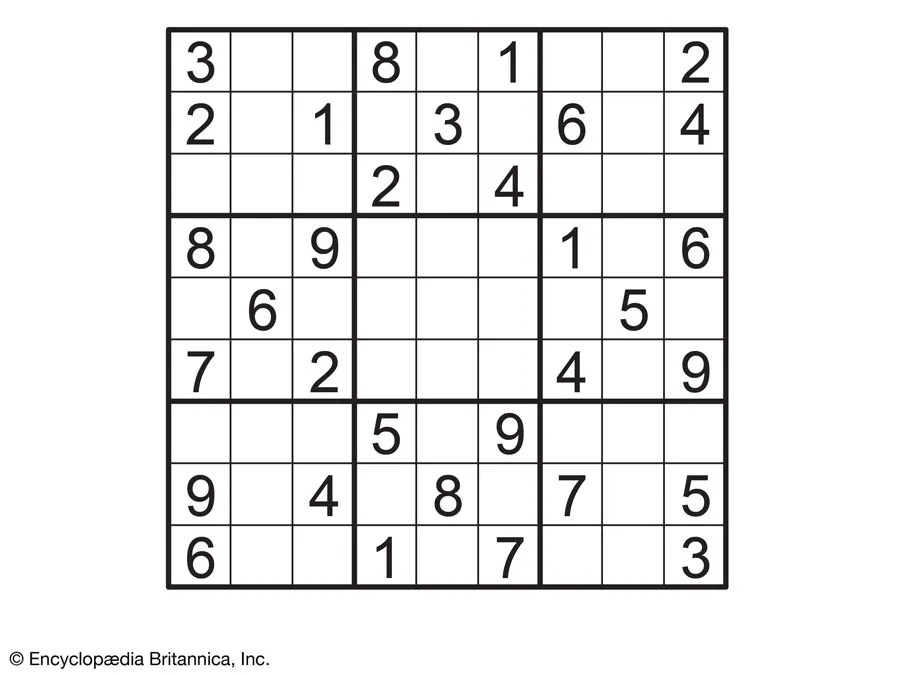
#> input picture sudoku.png, 900 x 675 px, found by its file name
$ python cv.py
#> lines starting #> are read from the running program, lines starting #| are printed output that depends on the picture; after the words box and inside, x2 and y2 are one past the last pixel; in counts of white or black regions, pixels touching at a corner belong together
import cv2
import pytesseract

src_img = '/Users/karelomab/Documents/GitHub/sudosolve/sudoku.png'
board_file = "/Users/karelomab/Documents/GitHub/sudosolve/board.txt"
save_images = False

# Load image, grayscale, median blur, sharpen image
img = cv2.imread(src_img)
#> img is the input picture: shape (675, 900, 3); mean B, G, R 235.8, 235.8, 235.9


def proc_image(img):
    gray = cv2.cvtColor(img, cv2.COLOR_BGR2GRAY)

    _, thresh = cv2.threshold(gray,50,255,0)
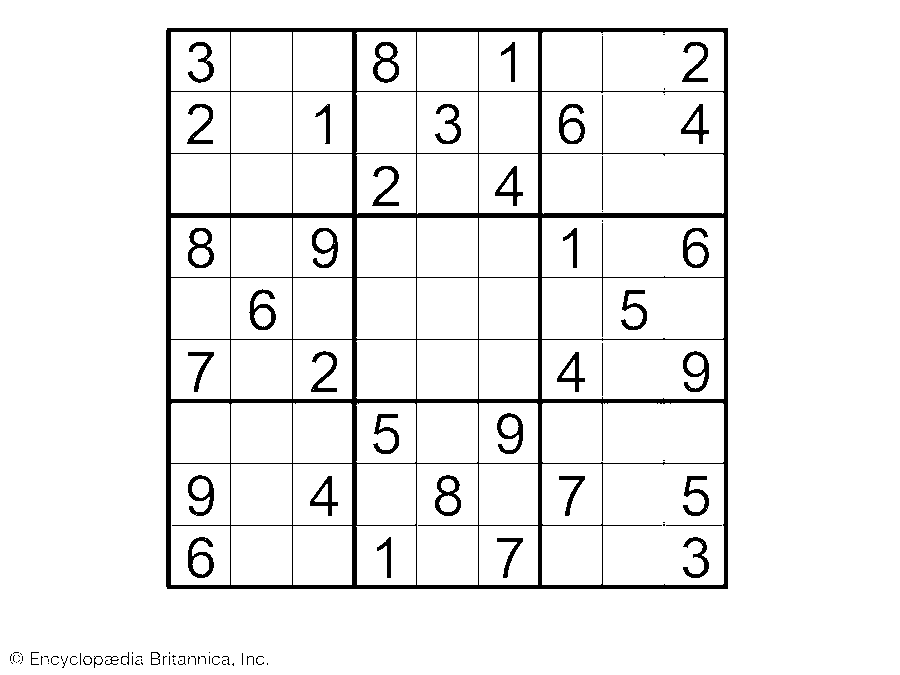
#> thresh: shape (675, 900); 93.8% white; 98 black regions (51 under 20 px)
    contours, _ = cv2.findContours(thresh, cv2.RETR_TREE, cv2.CHAIN_APPROX_NONE)
#> contours = 263 contours, 136 with area under 20; largest, box (x1, y1, x2, y2) and area: (0, 0, 900, 675) 605926, (165, 27, 729, 590) 316399, (603, 464, 724, 585) 14278, (542, 92, 724, 153) 10740, (542, 278, 724, 339) 10740
    print("Number of contours detected:", len(contours))
#| Number of contours detected: 263


    block_index = 0

    f = open(board_file, "w+")

    for cnt in contours[::-1]:
        x1,y1 = cnt[0][0]
        approx = cv2.approxPolyDP(cnt, 0.01*cv2.arcLength(cnt, True), True)
        if len(approx) == 4:
            x, y, w, h = cv2.boundingRect(cnt)
            ratio = float(w)/h
            if ratio >= 0.9 and ratio <= 1.1:
                #img = cv2.drawContours(img, [cnt], -1, (0,255,255), 3)
                #cv2.putText(img, 'S', (x1+40, y1+70), cv2.FONT_HERSHEY_SIMPLEX, 0.6, (255, 255, 0), 2)
                number_block = img[y:y+h,x:x+w]
                #cv2.imshow("Block {}".format(block_index), number_block)
                #cv2.waitKey(0)

                #extract 3x3 cells from each block
                height, width = number_block.shape[:2]
                cw, ch = width//3, height//3
                margin = 5
                cell_num = 0


                for i in range(9):
                    buff = []
                    for j in range(9):
                        y = i * ch
                        x = j * cw
                        cell = img[y+margin:y+ch-margin,x+margin:x+cw-margin]

                        try:
                            d = pytesseract.image_to_string(cell, config = '--psm 7 outputbase digits')
                            if not d:
                                if save_images:
                                    cv2.imwrite("cell_{}_empty.png".format(cell_num, cell_num), cell)
                                buff.append('0')    #0 represents empty cell
                            else:
                                if save_images:
                                    cv2.imwrite("cell_{}_{}.png".format(cell_num, d), cell)
                                buff.append(d.strip())
                            print(d)
                        except:
                            pass

                        cell_num += 1
                    #print(buff, " ".join(buff))
                    f.write(" ".join(buff) + "\n")
                    #input()


                #input()
                f.close()
                return
#> this loop made 3 passes
#> (x1, y1, approx, w, h, ratio) on pass 3: (171, 32, [[171, 32], [171, 90], [229, 90], [229, 32]], 59, 59, 1)
#> (x1, y1) on passes 1 to 2: (206, 57), (195, 42)
#> pass 3, in proc_image, `number_block = img[y:y+h,x:x+w]`:
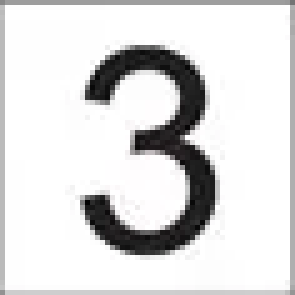
#> number_block: shape (59, 59, 3) (shown 5 times larger); mean B, G, R 220.3, 220.2, 220.5

    #cv2.imshow("Board", img)
    #cv2.waitKey(0)
    #cv2.destroyAllWindows()

proc_image(img)
#> (the call stopped at in proc_image, `d = pytesseract.image_to_string(cell, config = '--psm 7 outputbase dig..`: pytesseract is not available in this run)

$ run again, with sample.png copied over sudoku.png
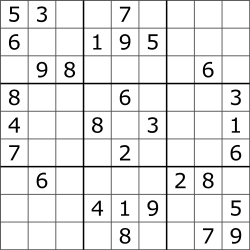
#> input picture sample.png, 250 x 250 px, found by its file name
#> img is the input picture: shape (250, 250, 3); min 0, max 255, mean 231.5
#> in proc_image, `_, thresh = cv2.threshold(gray,50,255,0)`:
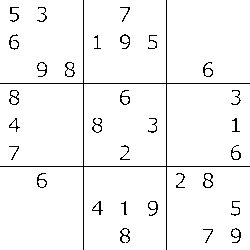
#> thresh: shape (250, 250); 96.3% white; black in thin lines or dots
#> contours = 90 contours, 39 with area under 20; largest, box (x1, y1, x2, y2) and area: (167, 167, 250, 250) 6724, (0, 167, 83, 250) 6724, (167, 0, 250, 83) 6724, (0, 0, 83, 83) 6724, (84, 167, 166, 250) 6642
#| Number of contours detected: 90
#> the loop in proc_image, `for cnt in contours[::-1]:` made 3 passes
#> (x1, y1, approx, w, h, ratio) on pass 3: (43, 12, [[43, 12], [44, 11], [45, 12], [44, 13]], 3, 3, 1)
#> after the loop in proc_image, `for cnt in contours[::-1]:`:
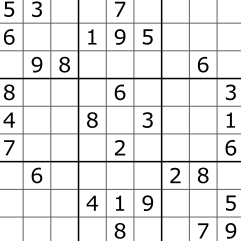
#> cell: shape (241, 241, 3); min 0, max 255, mean 232.6

$ run again, with sample_solved.png copied over sudoku.png
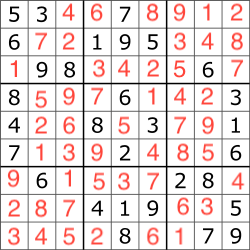
#> input picture sample_solved.png, 250 x 250 px, found by its file name
#> img is the input picture: shape (250, 250, 3); mean B, G, R 219.7, 220.3, 231.5
#> in proc_image, `_, thresh = cv2.threshold(gray,50,255,0)`:
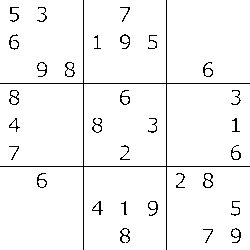
#> thresh: shape (250, 250); 96.3% white; black in thin lines or dots
#> contours = 90 contours, 39 with area under 20; largest, box (x1, y1, x2, y2) and area: (167, 167, 250, 250) 6724, (0, 167, 83, 250) 6724, (167, 0, 250, 83) 6724, (0, 0, 83, 83) 6724, (84, 167, 166, 250) 6642
#| Number of contours detected: 90
#> the loop in proc_image, `for cnt in contours[::-1]:` made 3 passes
#> (x1, y1, approx, w, h, ratio) on pass 3: (43, 12, [[43, 12], [44, 11], [45, 12], [44, 13]], 3, 3, 1)
#> after the loop in proc_image, `for cnt in contours[::-1]:`:
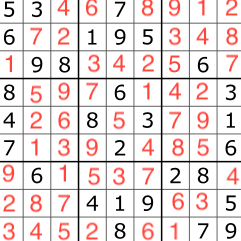
#> cell: shape (241, 241, 3); mean B, G, R 220, 220.7, 232.6
